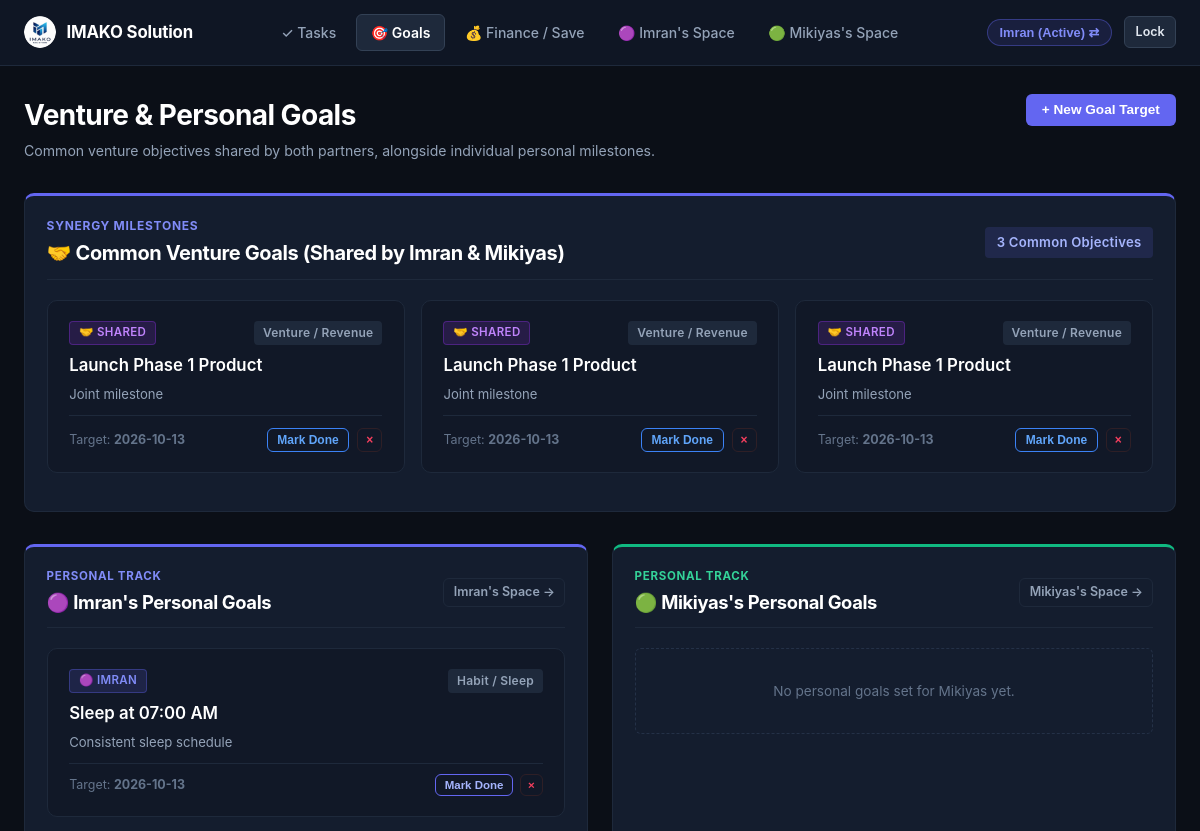
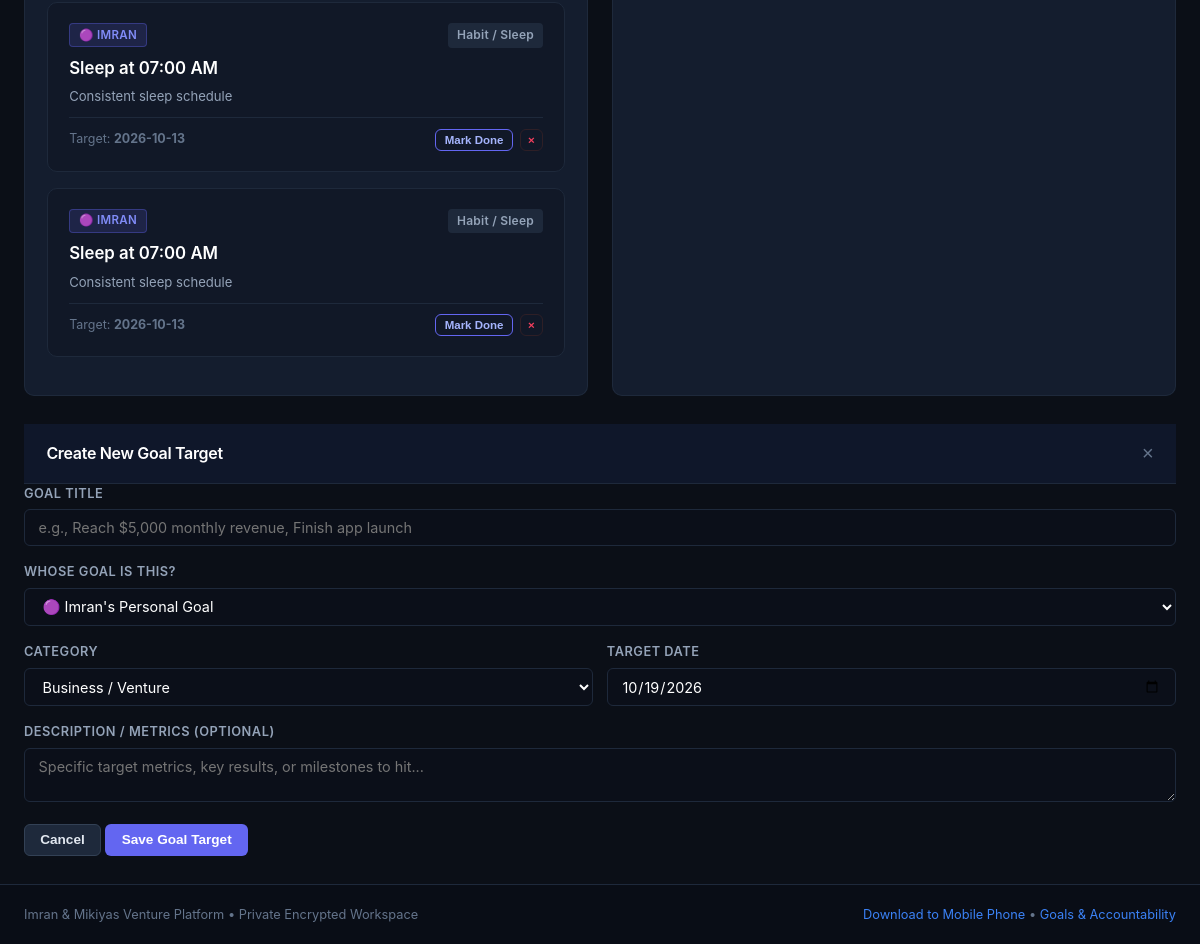
The page /goals (signed in) on the database its author committed (2 pictures, top to bottom).
### tables this page shows
CREATE TABLE goals (
        id INTEGER PRIMARY KEY AUTOINCREMENT,
        goal_type TEXT NOT NULL CHECK(goal_type IN ('shared', 'imran', 'mikiyas')),
        title TEXT NOT NULL,
        description TEXT,
        target_time TEXT,
        target_date TEXT,
        category TEXT DEFAULT 'General',
        is_completed INTEGER NOT NULL DEFAULT 0,
        proof_image TEXT,
        proof_text TEXT,
        ai_verified INTEGER NOT NULL DEFAULT 0,
        ai_status TEXT NOT NULL DEFAULT 'Unverified',
        ai_feedback TEXT,
        reminder_enabled INTEGER NOT NULL DEFAULT 1,
        created_at TIMESTAMP DEFAULT CURRENT_TIMESTAMP
    , progress_pct INTEGER NOT NULL DEFAULT 0);

CREATE TABLE users (
        id TEXT PRIMARY KEY,
        name TEXT NOT NULL,
        pin_hash TEXT NOT NULL,
        default_consequence TEXT NOT NULL DEFAULT '',
        savings_goal_name TEXT NOT NULL DEFAULT 'Capital Growth Fund',
        savings_goal_target REAL NOT NULL DEFAULT 0.0,
        currency TEXT NOT NULL DEFAULT '$'
    );

### app.py (the view)
@app.route("/goals")
def goals_view():
    viewer_id = session.get("logged_in_user", "imran")
    conn = get_db_connection()
    categorized = get_all_categorized_goals(conn)
    conn.close()
    return render_template(
        "goals.html",
        active_page="goals",
        shared_goals=categorized["shared"],
        imran_goals=categorized["imran"],
        mikiyas_goals=categorized["mikiyas"],
        viewer_id=viewer_id
    )

### templates/goals.html (shortened to what this page needs)
{% extends "base.html" %}
{% block content %}
<div style="margin-bottom: 2rem; display:flex; justify-content:space-between; align-items:flex-start; flex-wrap:wrap; gap:1rem;">
  <div>
    <h1 style="font-size:1.75rem; font-weight:700;">Venture &amp; Personal Goals</h1>
    <p style="font-size:0.88rem; color:var(--text-muted); margin-top:0.25rem;">
      Common venture objectives shared by both partners, alongside individual personal milestones.
    </p>
  </div>
  <button class="btn btn-primary" data-open-modal="addGoalModal">
    + New Goal Target
  </button>
</div>
<div class="card" style="margin-bottom: 2rem; border-top: 3px solid #6366f1;">
  <div class="card-header" style="margin-bottom: 1.25rem;">
    <div>
      <div style="font-size:0.75rem; font-weight:700; text-transform:uppercase; letter-spacing:0.06em; color:#818cf8; margin-bottom:0.2rem;">
        Synergy Milestones
      </div>
      <h2 style="font-size:1.25rem; font-weight:700; color:#ffffff;">
        🤝 Common Venture Goals (Shared by Imran &amp; Mikiyas)
      </h2>
    </div>
    <span class="badge" style="background:rgba(99, 102, 241, 0.15); color:#a5b4fc; font-size:0.82rem; padding:0.35rem 0.75rem;">
      {{ shared_goals|length }} Common Objectives
    </span>
  </div>
  {% if shared_goals %}
    <div style="display:grid; grid-template-columns: repeat(auto-fill, minmax(320px, 1fr)); gap:1rem;">
      {% for goal in shared_goals %}
        <div class="goal-tile {% if goal.is_completed %}completed{% endif %}">
          <div class="goal-tile-header">
            <span class="badge-assignee shared">🤝 Shared</span>
            <span class="badge" style="background:#1e293b; color:#94a3b8; font-size:0.75rem;">{{ goal.category }}</span>
          </div>
          <div class="goal-tile-title" style="margin-bottom:0.4rem; {% if goal.is_completed %}text-decoration:line-through; color:#64748b;{% endif %}">
            {{ goal.title }}
          </div>
          {% if goal.description %}
            <p style="font-size:0.82rem; color:var(--text-muted); margin-bottom:0.75rem; line-height:1.4;">
              {{ goal.description }}
            </p>
          {% endif %}
          <div style="display:flex; justify-content:space-between; align-items:center; font-size:0.78rem; color:var(--text-subtle); margin-top:0.75rem; padding-top:0.75rem; border-top:1px solid #1e293b;">
            <span>Target: <strong>{{ goal.target_date or 'No deadline' }}</strong></span>
            <div style="display:flex; align-items:center; gap:0.5rem;">
              <form action="{{ url_for('toggle_goal_status', goal_id=goal.id) }}" method="POST" style="margin:0;">
                <button type="submit" class="btn btn-outline btn-sm" style="padding:0.25rem 0.6rem; font-size:0.75rem; border-color:{% if goal.is_completed %}#10b981{% else %}#3b82f6{% endif %}; color:{% if goal.is_completed %}#34d399{% else %}#60a5fa{% endif %};">
                  {% if goal.is_completed %}✓ Done{% else %}Mark Done{% endif %}
                </button>
              </form>
              <form action="{{ url_for('delete_goal', goal_id=goal.id) }}" method="POST" style="margin:0;">
                <button type="submit" class="btn btn-outline btn-sm delete-confirm-btn" data-confirm-msg="Remove this goal?" style="padding:0.25rem 0.5rem; font-size:0.75rem; border-color:#2e1f26; color:#f43f5e;">
                  &times;
                </button>
              </form>
            </div>
          </div>
        </div>
      {% endfor %}
    </div>
  {% else %}
    <div style="padding:2.5rem 1rem; text-align:center; color:var(--text-muted); border:1px dashed #243147; border-radius:var(--radius-sm); font-size:0.88rem;">
      No shared common goals recorded yet. Click "+ New Goal Target" and select "Shared (Both of Us)".
    </div>
  {% endif %}
</div>
<div class="grid-2">
  <div class="card" style="border-top: 3px solid #6366f1;">
    <div class="card-header" style="margin-bottom: 1.25rem;">
      <div>
        <div style="font-size:0.72rem; font-weight:700; text-transform:uppercase; letter-spacing:0.06em; color:#818cf8; margin-bottom:0.2rem;">
          Personal Track
        </div>
        <h3 style="font-size:1.15rem; font-weight:700; color:#ffffff;">
          🟣 Imran's Personal Goals
        </h3>
      </div>
      <a href="/partner/imran" class="btn btn-outline btn-sm" style="font-size:0.78rem;">Imran's Space →</a>
    </div>
    {% if imran_goals %}
      {% for goal in imran_goals %}
        <div class="goal-tile {% if goal.is_completed %}completed{% endif %}">
          <div class="goal-tile-header">
            <span class="badge-assignee imran">🟣 Imran</span>
            <span class="badge" style="background:#1e293b; color:#94a3b8; font-size:0.75rem;">{{ goal.category }}</span>
          </div>
          <div class="goal-tile-title" style="margin-bottom:0.4rem; {% if goal.is_completed %}text-decoration:line-through; color:#64748b;{% endif %}">
            {{ goal.title }}
          </div>
          {% if goal.description %}
            <p style="font-size:0.82rem; color:var(--text-muted); margin-bottom:0.65rem;">
              {{ goal.description }}
            </p>
          {% endif %}
          <div style="display:flex; justify-content:space-between; align-items:center; font-size:0.78rem; color:var(--text-subtle); margin-top:0.65rem; padding-top:0.65rem; border-top:1px solid #1e293b;">
            <span>Target: <strong>{{ goal.target_date or 'Ongoing' }}</strong></span>
            <div style="display:flex; align-items:center; gap:0.4rem;">
              <form action="{{ url_for('toggle_goal_status', goal_id=goal.id) }}" method="POST" style="margin:0;">
                <button type="submit" class="btn btn-outline btn-sm" style="padding:0.25rem 0.55rem; font-size:0.72rem; border-color:{% if goal.is_completed %}#10b981{% else %}#6366f1{% endif %}; color:{% if goal.is_completed %}#34d399{% else %}#a5b4fc{% endif %};">
                  {% if goal.is_completed %}✓ Done{% else %}Mark Done{% endif %}
                </button>
              </form>
              <form action="{{ url_for('delete_goal', goal_id=goal.id) }}" method="POST" style="margin:0;">
                <button type="submit" class="btn btn-outline btn-sm delete-confirm-btn" data-confirm-msg="Remove this goal?" style="padding:0.25rem 0.45rem; font-size:0.72rem; border-color:#2e1f26; color:#f43f5e;">
                  &times;
                </button>
              </form>
            </div>
          </div>
        </div>
      {% endfor %}
    {% else %}
      <div style="padding:2rem 1rem; text-align:center; color:var(--text-subtle); border:1px dashed #243147; border-radius:var(--radius-sm); font-size:0.85rem;">
        No personal goals set for Imran yet.
      </div>
    {% endif %}
  </div>
  <div class="card" style="border-top: 3px solid #10b981;">
    <div class="card-header" style="margin-bottom: 1.25rem;">
      <div>
        <div style="font-size:0.72rem; font-weight:700; text-transform:uppercase; letter-spacing:0.06em; color:#34d399; margin-bottom:0.2rem;">
          Personal Track
        </div>
        <h3 style="font-size:1.15rem; font-weight:700; color:#ffffff;">
          🟢 Mikiyas's Personal Goals
        </h3>
      </div>
      <a href="/partner/mikiyas" class="btn btn-outline btn-sm" style="font-size:0.78rem;">Mikiyas's Space →</a>
    </div>
    {% if mikiyas_goals %}
      {% for goal in mikiyas_goals %}
        <div class="goal-tile {% if goal.is_completed %}completed{% endif %}">
          <div class="goal-tile-header">
            <span class="badge-assignee mikiyas">🟢 Mikiyas</span>
            <span class="badge" style="background:#1e293b; color:#94a3b8; font-size:0.75rem;">{{ goal.category }}</span>
          </div>
          <div class="goal-tile-title" style="margin-bottom:0.4rem; {% if goal.is_completed %}text-decoration:line-through; color:#64748b;{% endif %}">
            {{ goal.title }}
          </div>
          {% if goal.description %}
            <p style="font-size:0.82rem; color:var(--text-muted); margin-bottom:0.65rem;">
              {{ goal.description }}
            </p>
          {% endif %}
          <div style="display:flex; justify-content:space-between; align-items:center; font-size:0.78rem; color:var(--text-subtle); margin-top:0.65rem; padding-top:0.65rem; border-top:1px solid #1e293b;">
            <span>Target: <strong>{{ goal.target_date or 'Ongoing' }}</strong></span>
            <div style="display:flex; align-items:center; gap:0.4rem;">
              <form action="{{ url_for('toggle_goal_status', goal_id=goal.id) }}" method="POST" style="margin:0;">
                <button type="submit" class="btn btn-outline btn-sm" style="padding:0.25rem 0.55rem; font-size:0.72rem; border-color:{% if goal.is_completed %}#10b981{% else %}#10b981{% endif %}; color:{% if goal.is_completed %}#34d399{% else %}#6ee7b7{% endif %};">
                  {% if goal.is_completed %}✓ Done{% else %}Mark Done{% endif %}
                </button>
              </form>
              <form action="{{ url_for('delete_goal', goal_id=goal.id) }}" method="POST" style="margin:0;">
                <button type="submit" class="btn btn-outline btn-sm delete-confirm-btn" data-confirm-msg="Remove this goal?" style="padding:0.25rem 0.45rem; font-size:0.72rem; border-color:#2e1f26; color:#f43f5e;">
                  &times;
                </button>
              </form>
            </div>
          </div>
        </div>
      {% endfor %}
    {% else %}
      <div style="padding:2rem 1rem; text-align:center; color:var(--text-subtle); border:1px dashed #243147; border-radius:var(--radius-sm); font-size:0.85rem;">
        No personal goals set for Mikiyas yet.
      </div>
    {% endif %}
  </div>
</div>
<div id="addGoalModal" class="modal-backdrop">
  <div class="modal-card">
    <div class="modal-header">
      <h3 class="modal-title">Create New Goal Target</h3>
      <button class="modal-close" data-close-modal="addGoalModal">&times;</button>
    </div>
    <form action="{{ url_for('add_goal') }}" method="POST">
      <div class="form-group">
        <label class="form-label" for="goal_title">Goal Title</label>
        <input type="text" id="goal_title" name="title" class="form-input" placeholder="e.g., Reach $5,000 monthly revenue, Finish app launch" required autofocus>
      </div>
      <div class="form-group">
        <label class="form-label" for="goal_type">Whose Goal Is This?</label>
        <select id="goal_type" name="goal_type" class="form-select" required>
          <option value="imran" {% if current_user and current_user.id == 'imran' %}selected{% endif %}>🟣 Imran's Personal Goal</option>
        </select>
      </div>
      <div class="form-row">
        <div class="form-group">
          <label class="form-label" for="goal_category">Category</label>
          <select id="goal_category" name="category" class="form-select">
            <option value="Business">Business / Venture</option>
          </select>
        </div>
        <div class="form-group">
          <label class="form-label" for="goal_target_date">Target Date</label>
          <input type="date" id="goal_target_date" name="target_date" class="form-input" value="{{ today_str }}">
        </div>
      </div>
      <div class="form-group">
        <label class="form-label" for="goal_desc">Description / Metrics (Optional)</label>
        <textarea id="goal_desc" name="description" class="form-input" rows="2" placeholder="Specific target metrics, key results, or milestones to hit..."></textarea>
      </div>
      <div class="modal-actions">
        <button type="button" class="btn btn-secondary" data-close-modal="addGoalModal">Cancel</button>
        <button type="submit" class="btn btn-primary">Save Goal Target</button>
      </div>
    </form>
  </div>
</div>
{% endblock %}

### rows shown on the page
goals: category "Venture / Revenue", title "Launch Phase 1 Product", description "Joint milestone", target_date "2026-10-13", is_completed "Mark Done"
goals: category "Venture / Revenue", title "Launch Phase 1 Product", description "Joint milestone", target_date "2026-10-13", is_completed "Mark Done"
goals: category "Venture / Revenue", title "Launch Phase 1 Product", description "Joint milestone", target_date "2026-10-13", is_completed "Mark Done"
goals: category "Habit / Sleep", title "Sleep at 07:00 AM", description "Consistent sleep schedule", target_date "2026-10-13", is_completed "Mark Done"
goals: category "Habit / Sleep", title "Sleep at 07:00 AM", description "Consistent sleep schedule", target_date "2026-10-13", is_completed "Mark Done"
goals: category "Habit / Sleep", title "Sleep at 07:00 AM", description "Consistent sleep schedule", target_date "2026-10-13", is_completed "Mark Done"
users: goal_type "🟣 Imran's Personal Goal"

### other values the page prints
{{ shared_goals|length }} "3"
